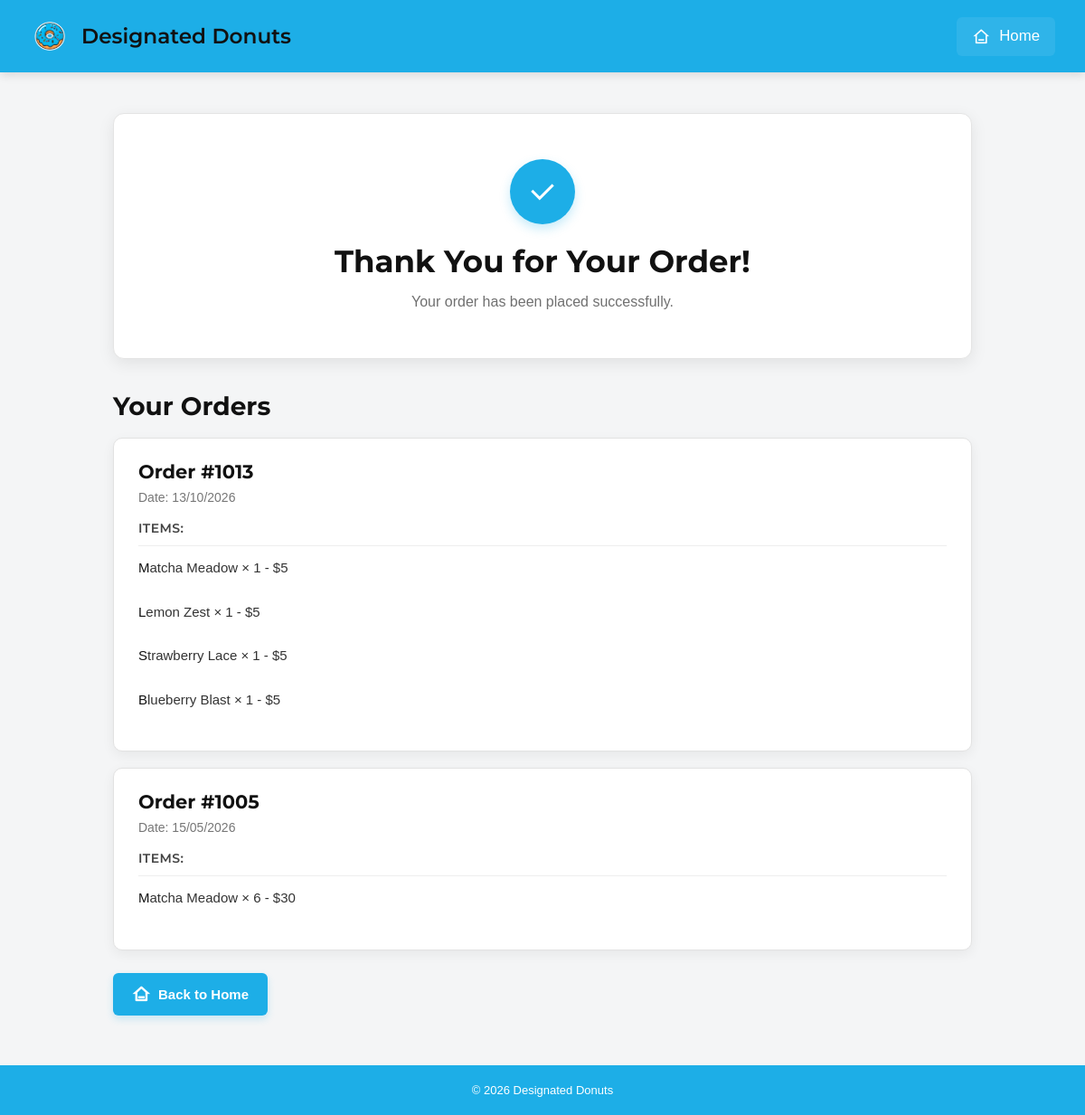
/thankyou (signed in), run on the app's committed database.
### tables this page shows
CREATE TABLE Order_items (order_item_id int, order_id int, product_id int, quantity int, purchase_price decimal, PRIMARY KEY (order_item_id), FOREIGN KEY (product_id) REFERENCES Products (product_id));

CREATE TABLE Orders (order_id int, user_id int, order_date date, total_price decimal, PRIMARY KEY (order_id), FOREIGN KEY (user_id) REFERENCES Users (user_id));

CREATE TABLE Products (product_id int UNIQUE, product_name varchar (255), product_type varchar (255), price decimal, PRIMARY KEY (product_id));

### app.py (the view)
@designated_donut.route("/thankyou")
def thankyou_page():
    if "user_id" not in session:
        return redirect(url_for("login_page"))
    user_id = session["user_id"]
    conn = sqlite3.connect(DATABASE)
    c = conn.cursor()
    orders = c.execute(
        """
        SELECT
            Orders.order_id,
            Orders.order_date,
            Products.product_name,
            Products.price,
            Order_Items.quantity
        FROM Orders
        JOIN Order_Items
        ON Orders.order_id = Order_Items.order_id
        JOIN Products
        ON Order_Items.product_id = Products.product_id
        WHERE Orders.user_id = ?
        ORDER BY Orders.order_id DESC
    """,
        (user_id,),
    ).fetchall()
    conn.close()
    return render_template("thankyou.html", orders=orders)

### templates/thankyou.html (shortened to what this page needs)
<!DOCTYPE html>
<html lang="en">
<head>
    <link rel="stylesheet" href="/static/thankyou.css">
    <link href="https://cdn.jsdelivr.net/npm/remixicon@4.9.0/fonts/remixicon.css" rel="stylesheet" />
</head>
<body>
    <div class="top-navigation-container-bar">
        <div class="left-side-container-box-for-logo">
            <img
                src="/static/images/Donut_Icon_Logo.png"
                alt="Donut Destination Icon">
            <span class="logo-title-text">
                Designated Donuts
            </span>
        </div>
        <div class="right-side-nav-options">
            <div>
                <a class="home-page-action-btn" href="{{ url_for('home_page') }}">
                    <i class="ri-home-3-line"></i>
                    <span class="btn-content-text">Home</span>
                </a>
            </div>
        </div>
    </div>
    <main class="thank-you-page">
        <div class="thank-you-box">
            <div class="success-icon">
                <i class="ri-check-line"></i>
            </div>
            <h1>Thank You for Your Order!</h1>
            <p>Your order has been placed successfully.</p>
        </div>
        <section class="orders-section">
            <h2>Your Orders</h2>
            {% if orders %}
                <div class="orders-container">
                    {% for order in orders %}
                    {% if loop.first or order[0] != orders[loop.index0 - 1][0] %}
                        <div class="order-box">
                            <h2>Order #{{ order[0] }}</h2>
                            <p>Date: {{ order[1] }}</p>
                            <h3>Items:</h3>
                    {% endif %}
                            <p>
                                {{ order[2] }}
                                × {{ order[4] }}
                                - ${{ order[3] * order[4] }}
                            </p>
                    {% if loop.last or order[0] != orders[loop.index0 + 1][0] %}
                        </div>
                    {% endif %}
                {% endfor %}
                </div>
            {% endif %}
            <a href="{{ url_for('home_page') }}" class="back-home">
                <i class="ri-home-3-line"></i>
                Back to Home
            </a>
        </section>
    </main>
    <footer>
        <p>© 2026 Designated Donuts</p>
    </footer>
</body>
</html>

### static/thankyou.css (style rules this page uses)
html { overscroll-behavior-y: none; }
* { padding: 0; margin: 0; box-sizing: border-box; }
body { background-color: #f4f5f6; min-height: 100vh; width: 100%; font-family: Arial, Helvetica, sans-serif; color: #111; display: flex; flex-direction: column; }
.top-navigation-container-bar { background-color: #1daee7; padding: 10px 25px; display: flex; justify-content: space-between; align-items: center; height: 80px; box-shadow: 0 3px 10px rgba(0, 0, 0, 0.12); }
.left-side-container-box-for-logo { width: fit-content; height: 100%; display: flex; justify-content: flex-start; align-items: center; flex-direction: row; gap: 5px; }
.left-side-container-box-for-logo img { width: 60px; height: 60px; cursor: pointer; -webkit-user-drag: none; -moz-window-dragging: none; }
.logo-title-text { font-size: 1.45rem; font-family: Montserrat, sans-serif; font-weight: 600; cursor: pointer; user-select: none; }
.right-side-nav-options { width: fit-content; height: 100%; display: flex; justify-content: flex-end; align-items: center; padding: 0 8px; }
.home-page-action-btn { width: fit-content; height: 70%; display: flex; justify-content: center; align-items: center; background-color: rgba(255, 255, 255, 0.08); border-radius: 6px; padding: 10px 16px; gap: 10px; cursor: pointer; border: 1px solid transparent; transition: background-color 0.25s ease, border 0.25s ease, transform 0.2s ease; text-decoration: none; color: white; }
.ri-home-3-line { font-size: 1.2rem; color: #ffffff; }
.btn-content-text { font-size: 1.05rem; font-family: Verdana, Geneva, Tahoma, sans-serif; color: #ffffff; }
.thank-you-page { width: 90%; max-width: 950px; margin: 45px auto 55px; flex: 1; }
.thank-you-box { background-color: white; text-align: center; padding: 50px 30px; border-radius: 12px; border: 1px solid #e4e4e4; box-shadow: 0 5px 18px rgba(0, 0, 0, 0.08); margin-bottom: 35px; }
.success-icon { width: 72px; height: 72px; margin: 0 auto 20px; background-color: #1daee7; color: white; border-radius: 50%; display: flex; align-items: center; justify-content: center; box-shadow: 0 5px 12px rgba(29, 174, 231, 0.25); }
.success-icon i { font-size: 36px; }
.thank-you-box h1 { font-family: Montserrat, sans-serif; font-size: 34px; font-weight: 700; margin-bottom: 12px; }
.thank-you-box p { font-size: 16px; color: #707070; line-height: 1.5; }
.orders-section { width: 100%; }
.orders-section > h2 { font-family: Montserrat, sans-serif; font-size: 28px; font-weight: 700; margin-bottom: 18px; }
.orders-container { display: flex; flex-direction: column; gap: 18px; }
.order-box { background-color: white; border: 1px solid #e2e2e2; border-radius: 10px; padding: 24px 27px; box-shadow: 0 4px 14px rgba(0, 0, 0, 0.06); transition: box-shadow 0.25s ease, transform 0.2s ease; }
.order-box h2 { font-family: Montserrat, sans-serif; font-size: 21px; font-weight: 700; color: #111; margin-bottom: 8px; }
.order-box > p { font-size: 14px; color: #777; margin-bottom: 17px; }
.order-box h3 { font-family: Montserrat, sans-serif; font-size: 14px; font-weight: 600; color: #444; text-transform: uppercase; letter-spacing: 0.4px; padding-bottom: 10px; margin-bottom: 8px; border-bottom: 1px solid #eeeeee; }
.order-box h3 + p, .order-box h3 ~ p { font-size: 15px; color: #333; line-height: 1.7; padding: 3px 0; }
.order-box h3 ~ p::first-letter { color: #111; }
.back-home { display: inline-flex; align-items: center; justify-content: center; gap: 9px; margin-top: 25px; background-color: #1daee7; color: white; text-decoration: none; padding: 13px 21px; border-radius: 6px; font-size: 15px; font-weight: 600; box-shadow: 0 4px 9px rgba(29, 174, 231, 0.20); transition: background-color 0.25s ease, transform 0.2s ease, box-shadow 0.2s ease; }
footer { background-color: #1daee7; color: white; text-align: center; padding: 20px; font-size: 13px; margin-top: auto; }
footer p { margin: 0; }

### data on the page
Order_items: order_id "1013", order_date "13/10/2026", product_name "Matcha Meadow", quantity "1", order[3]*order[4] "5", product_name "Lemon Zest", product_name "Strawberry Lace", product_name "Blueberry Blast"
Order_items: order_id "1005", order_date "15/05/2026", product_name "Matcha Meadow", quantity "6", order[3]*order[4] "30"
